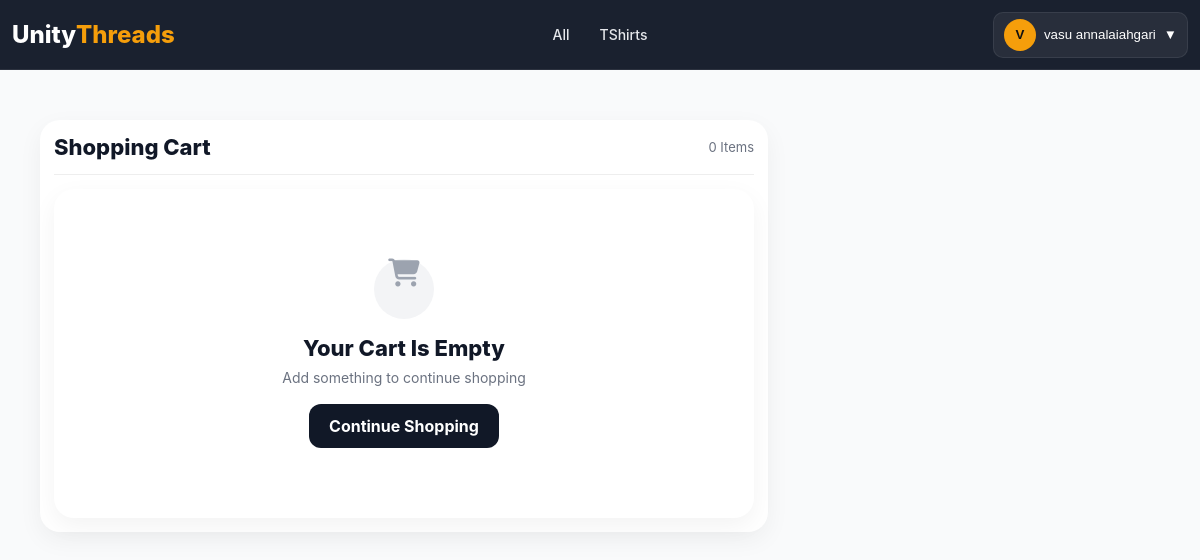
The page /cart/ (signed in) on the database its author committed.
### products/models.py (models this page shows, shortened)
class BaseModel(models.Model):
    created_at = models.DateTimeField(
        auto_now_add=True
    )
    updated_at = models.DateTimeField(
        auto_now=True
    )
    class Meta:
        abstract = True

class Category(BaseModel):
    name = models.CharField(
        max_length=100,
        unique=True
    )
    slug = models.SlugField(
        unique=True,
        blank=True
    )
    image = models.ImageField(
        upload_to='categories/',
        blank=True,
        null=True
    )
    is_active = models.BooleanField(default=True)
    class Meta:
        verbose_name_plural = "Categories"
        ordering = ['name']
        indexes = [
            models.Index(fields=['slug']),
            models.Index(fields=['is_active']),
        ]

### accounts/models.py (models this page shows, shortened)
class User(AbstractUser):
    username = None
    email = models.EmailField(
        unique=True
    )
    phone = models.CharField(
        max_length=10,
        unique=True
    )
    full_name = models.CharField(
        max_length=150
    )
    is_email_verified = models.BooleanField(
        default=False
    )
    USERNAME_FIELD = "email"
    REQUIRED_FIELDS = ["phone"]
    objects = UserManager()

### carts/models.py (models this page shows, shortened)
class Cart(models.Model):
    user = models.OneToOneField(
        settings.AUTH_USER_MODEL,
        on_delete=models.CASCADE,
        related_name='cart'
    )
    created_at = models.DateTimeField(auto_now_add=True)
    updated_at = models.DateTimeField(auto_now=True)
    @property
    def total_items(self):
        return self.items.aggregate(
            total=Sum('quantity')
        )['total'] or 0

### carts/views.py (the view)
@login_required
def cart_view(request):
    cart, _ = Cart.objects.get_or_create(user=request.user)
    items = (
        cart.items
        .select_related(
            "variant__product",
            "variant__size",
            "variant__color"
        )
        .all()
    )
    return render(request, "carts/carts.html", {
        "cart": cart,
        "items": items
    })

### home/context_processors.py (called while the page is built)
def global_data(request):
    return {
        "categories": Category.objects.all()
    }

### carts/templates/carts/carts.html (shortened to what this page needs)
{% load static %}
<!DOCTYPE html>
<html lang="en">
<head>
<link rel="stylesheet" href="{% static 'carts/css/carts.css' %}">
<link rel="stylesheet" href="https://cdnjs.cloudflare.com/ajax/libs/font-awesome/6.5.1/css/all.min.css">
</head>
<body>
{% include 'partials/navbar.html' %}
<div class="cart-container">
    <div class="cart-left">
        <div class="cart-header">
            <h1>Shopping Cart</h1>
            <p>
                <span id="cart-count">{{ cart.total_items }}</span> Items
            </p>
        </div>
        {% if items %}
        <div id="cart-items-wrapper">
            {% for item in items %}
            <div class="cart-card" id="cart-item-{{ item.id }}">
                <div class="cart-image">
                    {% with img=item.variant.product.images.first %}
                        {% if img %}
                            <img src="{{ img.image.url }}" alt="">
                        {% endif %}
                    {% endwith %}
                </div>
                <div class="cart-content">
                    <h3>{{ item.variant.product.name }}</h3>
                    <p>Size: {{ item.variant.size.name }}</p>
                    <p>Color: {{ item.variant.color.name }}</p>
                    <div class="price">₹{{ item.variant.wholesale_price }}</div>
                </div>
                <div class="qty-box">
                    <button onclick="updateQty({{ item.id }}, 'decrease')">-</button>
                    <span id="qty-{{ item.id }}">{{ item.quantity }}</span>
                    <button onclick="updateQty({{ item.id }}, 'increase')">+</button>
                </div>
                <div class="item-total">
                    <span id="total-{{ item.id }}">{{ item.total_price }}</span>
                </div>
                <button class="remove-btn"
                        onclick="removeItem({{ item.id }})">
                    Remove
                </button>
            </div>
            {% endfor %}
        </div>
        {% else %}
        <div class="empty-cart" id="empty-cart">
            <i class="fa fa-cart-shopping empty-cart-icon"></i>
            <h2>Your Cart Is Empty</h2>
            <p>Add something to continue shopping</p>
            <a href="/" class="continue-shopping-btn">
                Continue Shopping
            </a>
        </div>
        {% endif %}
    </div>
</div>
</body>
</html>

### home/templates/partials/navbar.html (shortened to what this page needs)
{% load static %}
<link rel="stylesheet" href="{% static 'home/css/navbar.css' %}">
<header class="header" id="header">
    <a href="/" class="logo">
        Unity<span>Threads</span>
    </a>
      <nav class="nav" id="nav">
    <a href="{% url 'product_list' %}">All</a>
    {% for category in categories %}
        <a href="{% url 'product_list' %}?category={{ category.slug }}">
            {{ category.name }}
        </a>
    {% endfor %}
</nav>
    <div class="nav-actions">
        {% if request.user.is_authenticated %}
        <div class="account-dropdown" id="accountWrapper">
            <button class="account-btn" id="accountBtn" type="button">
                <span class="account-avatar">
                    {{ request.user.full_name|default:request.user.email|first|upper }}
                </span>
                <span class="account-name">
                    {{ request.user.full_name|default:request.user.email }}
                </span>
                <span class="dropdown-icon">▼</span>
            </button>
        </div>
        {% endif %}
    </div>
</header>

### carts/static/carts/css/carts.css (style rules this page uses)
* { margin:0; padding:0; box-sizing:border-box; }
body { font-family: system-ui, -apple-system, Segoe UI, Roboto, Arial; background:#f6f7fb; color:#111827; padding-top:80px; }
.cart-container { max-width:1400px; margin:auto; padding:16px; display:grid; grid-template-columns:1fr; gap:16px; }
@media (min-width:992px) { .cart-container { grid-template-columns:2fr 1fr; gap:28px; padding:40px; } }
.cart-left { background:#fff; border-radius:20px; padding:14px; box-shadow:0 8px 25px rgba(0,0,0,0.05); }
.cart-header { display:flex; justify-content:space-between; align-items:center; margin-bottom:14px; padding-bottom:14px; border-bottom:1px solid #eee; }
.cart-header h1 { font-size:22px; font-weight:800; }
.cart-header p { font-size:13px; color:#6b7280; }
.empty-cart { display:flex; flex-direction:column; align-items:center; justify-content:center; text-align:center; padding:70px 20px; background:#fff; border-radius:20px; box-shadow:0 8px 25px rgba(0,0,0,0.05); }
.empty-cart-icon { width:60px; height:60px; display:flex; align-items:center; justify-content:center; font-size:28px; color:#9ca3af; background:#f3f4f6; border-radius:50%; margin-bottom:16px; }
.empty-cart h2 { font-size:22px; font-weight:800; margin-bottom:8px; }
.empty-cart p { font-size:14px; color:#6b7280; margin-bottom:18px; }
.continue-shopping-btn { display:inline-flex; align-items:center; justify-content:center; padding:12px 20px; background:#111827; color:#fff; border-radius:12px; text-decoration:none; font-weight:700; }

### home/static/home/css/navbar.css (style rules this page uses)
* { margin: 0; padding: 0; box-sizing: border-box; }
body { font-family: Inter, Arial, sans-serif; background: #f9fafb; color: #111827; }
html { scroll-behavior: smooth; }
.header { z-index: 10000; position: fixed; top: 0; left: 0; width: 100%; height: 70px; display: flex; align-items: center; background: rgba(17, 24, 39, 0.96); backdrop-filter: blur(14px); border-bottom: 1px solid rgba(255, 255, 255, 0.08); z-index: 999999; }
.logo { font-size: 24px; font-weight: 800; color: #fff; text-decoration: none; display: flex; align-items: center; padding-left: 12px; }
.logo span { color: #f59e0b; }
.nav { position: absolute; left: 50%; transform: translateX(-50%); display: flex; align-items: center; gap: 10px; }
.nav a { color: #e5e7eb; text-decoration: none; font-size: 14px; font-weight: 500; padding: 6px 10px; border-radius: 8px; transition: 0.2s ease; white-space: nowrap; }
.nav-actions { margin-left: auto; display: flex; align-items: center; gap: 10px; padding-right: 12px; }
.account-btn { display: flex; align-items: center; gap: 8px; position: relative; padding: 6px 10px; background: rgba(255, 255, 255, 0.06); border: 1px solid rgba(255, 255, 255, 0.08); border-radius: 10px; color: #fff; cursor: pointer; }
.account-avatar { width: 32px; height: 32px; display: flex; align-items: center; justify-content: center; border-radius: 50%; background: #f59e0b; font-weight: 700; color: #111; }

### rows shown on the page
Category: name "TShirts"
User: user.full_name|first "V", user.full_name "vasu annalaiahgari"
Cart: total_items "0"
